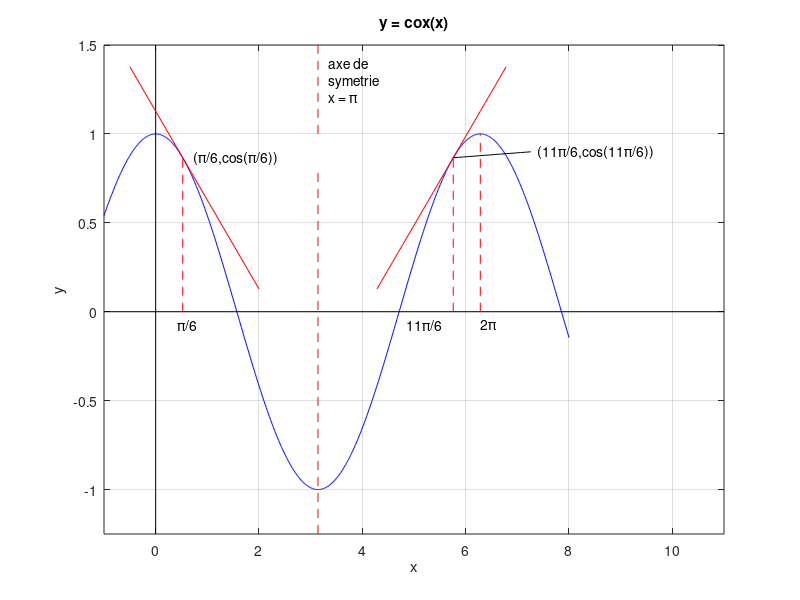

The MATLAB script that drew this image:
close all;

% The graph of  y = cos(x)
x = -1:0.01:8;
y = cos(x);
plot(x,y,'b')
hold on
grid on

% The x axis
x = -1:12:11;
y = 0.*x;
plot(x,y,'k')

% The y axis
y = -1.25:2.75:1.5;
x = 0*y;
plot(x,y,'k')

% To use LateX
% set(0,'defaultTextInterpreter','latex');

% The graph of the axis of symmetry  x=pi  of  cos(x)
y = -1.25:2.05:0.8;
x = 0*y + pi;
plot(x,y,'--r')
y = 1:0.5:1.5;
x = 0*y + pi;
plot(x,y,'--r')
text(pi+0.2, 1.4, 'axe de')
text(pi+0.2, 1.3, 'symetrie')
text(pi+0.2, 1.2, 'x = \pi')
% text(pi+0.2, 1.4, 'axe de','FontSize',12);
% text(pi+0.2, 1.3, 'symetrie','FontSize',12);
% text(pi+0.2, 1.2, '$x = \pi$','FontSize',12);

% The graph of the tangente to the curve y=cos(x) at x = pi/6
x = -0.5:2.5:2;
y = cos(pi/6) - 0.5*( x - pi/6);
plot(x,y,'r')
text(pi/6+0.2, cos(pi/6), '(\pi/6,cos(\pi/6))');

% The graph of the tangente to the curve y=cos(x) at x = 11 pi / 6
x = 2*pi-2:0.1:2*pi+0.5;
y = cos(11*pi/6) + 0.5*( x - 11*pi/6);
plot(x,y,'r')
text(2*pi+1.1, 0.9, '(11\pi/6,cos(11\pi/6))');
x = 11*pi/6:0.1:2*pi+1;
y = cos(11*pi/6) + (x-11*pi/6)*(0.9-cos(11*pi/6))/(1+pi/6);
plot(x,y,'k')

% The point  x = 2 pi
text(2*pi, -0.07, '2\pi');
y = 0:1:1;
x = 0*y + 2*pi;
plot(x,y,'--r')

% The point  x = pi / 6
text(pi/6-0.1 , -0.07, '\pi/6');
y = [0, sqrt(3)/2];
x = 0*y + pi/6;
plot(x,y,'--r')

% The point  x = 11 pi / 6
text(11*pi/6-0.9 , -0.07, '11\pi/6');
x = 0*y + 11*pi/6;
plot(x,y,'--r')

% The title and the labels
xlabel('x')
ylabel('y')
title('y = cox(x)')
% title('y = cox(x)','FontSize',12)
axis([-1,11,-1.25,1.5])
